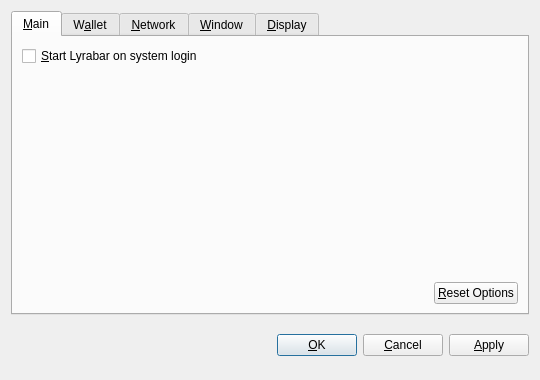
<?xml version="1.0" encoding="UTF-8"?>
<ui version="4.0">
 <class>OptionsDialog</class>
 <widget class="QDialog" name="OptionsDialog">
  <property name="geometry">
   <rect>
    <x>0</x>
    <y>0</y>
    <width>540</width>
    <height>380</height>
   </rect>
  </property>
  <property name="windowTitle">
   <string>Options</string>
  </property>
  <property name="modal">
   <bool>true</bool>
  </property>
  <layout class="QVBoxLayout" name="verticalLayout">
   <item>
    <widget class="QTabWidget" name="tabWidget">
     <property name="tabPosition">
      <enum>QTabWidget::North</enum>
     </property>
     <property name="currentIndex">
      <number>0</number>
     </property>
     <widget class="QWidget" name="tabMain">
      <attribute name="title">
       <string>&amp;Main</string>
      </attribute>
      <layout class="QVBoxLayout" name="verticalLayout_Main">
       <item>
        <widget class="QCheckBox" name="bitcoinAtStartup">
         <property name="toolTip">
          <string>Automatically start Lyrabar after logging in to the system.</string>
         </property>
         <property name="text">
          <string>&amp;Start Lyrabar on system login</string>
         </property>
        </widget>
       </item>
       <item>
        <spacer name="verticalSpacer_Main">
         <property name="orientation">
          <enum>Qt::Vertical</enum>
         </property>
         <property name="sizeHint" stdset="0">
          <size>
           <width>20</width>
           <height>40</height>
          </size>
         </property>
        </spacer>
       </item>
       <item>
        <layout class="QHBoxLayout" name="horizontalLayout_2_Main">
         <item>
          <spacer name="horizontalSpacer_2_Main">
           <property name="orientation">
            <enum>Qt::Horizontal</enum>
           </property>
           <property name="sizeHint" stdset="0">
            <size>
             <width>40</width>
             <height>20</height>
            </size>
           </property>
          </spacer>
         </item>
         <item>
          <widget class="QPushButton" name="resetButton">
           <property name="toolTip">
            <string>Reset all client options to default.</string>
           </property>
           <property name="text">
            <string>&amp;Reset Options</string>
           </property>
           <property name="autoDefault">
            <bool>false</bool>
           </property>
          </widget>
         </item>
        </layout>
       </item>
      </layout>
     </widget>
     <widget class="QWidget" name="tabWallet">
      <attribute name="title">
       <string>W&amp;allet</string>
      </attribute>
      <layout class="QVBoxLayout" name="verticalLayout_Network">
       <item>
        <widget class="QLabel" name="transactionFeeInfoLabel">
         <property name="text">
          <string>Optional transaction fee per kB that helps make sure your transactions are processed quickly. Most transactions are 1 kB.</string>
         </property>
         <property name="textFormat">
          <enum>Qt::PlainText</enum>
         </property>
         <property name="wordWrap">
          <bool>true</bool>
         </property>
        </widget>
       </item>
       <item>
        <layout class="QHBoxLayout" name="horizontalLayout_1_Main">
         <item>
          <widget class="QLabel" name="transactionFeeLabel">
           <property name="text">
            <string>Pay transaction &amp;fee</string>
           </property>
           <property name="textFormat">
            <enum>Qt::PlainText</enum>
           </property>
           <property name="buddy">
            <cstring>transactionFee</cstring>
           </property>
          </widget>
         </item>
         <item>
          <widget class="BitcoinAmountField" name="transactionFee"/>
         </item>
         <item>
          <spacer name="horizontalSpacer_1_Main">
           <property name="orientation">
            <enum>Qt::Horizontal</enum>
           </property>
           <property name="sizeHint" stdset="0">
            <size>
             <width>40</width>
             <height>20</height>
            </size>
           </property>
          </spacer>
         </item>
        </layout>
       </item>
       <item>
        <widget class="QLabel" name="label">
         <property name="text">
          <string>If you disable the spending of unconfirmed change, the change from a transaction cannot be used until that transaction has at least one confirmation. This also affects how your balance is computed.</string>
         </property>
         <property name="wordWrap">
          <bool>true</bool>
         </property>
        </widget>
       </item>
       <item>
        <widget class="QCheckBox" name="spendZeroConfChange">
         <property name="text">
          <string>Spend unconfirmed change  (experts only)</string>
         </property>
        </widget>
       </item>
       <item>
        <spacer name="verticalSpacer">
         <property name="orientation">
          <enum>Qt::Vertical</enum>
         </property>
         <property name="sizeHint" stdset="0">
          <size>
           <width>20</width>
           <height>40</height>
          </size>
         </property>
        </spacer>
       </item>
      </layout>
     </widget>
     <widget class="QWidget" name="tabNetwork">
      <attribute name="title">
       <string>&amp;Network</string>
      </attribute>
      <layout class="QVBoxLayout" name="verticalLayout_Network">
       <item>
        <widget class="QCheckBox" name="mapPortUpnp">
         <property name="toolTip">
          <string>Automatically open the Lyrabar client port on the router. This only works when your router supports UPnP and it is enabled.</string>
         </property>
         <property name="text">
          <string>Map port using &amp;UPnP</string>
         </property>
        </widget>
       </item>
       <item>
        <widget class="QCheckBox" name="connectSocks">
         <property name="toolTip">
          <string>Connect to the Lyrabar network through a SOCKS proxy (e.g. when connecting through Tor).</string>
         </property>
         <property name="text">
          <string>&amp;Connect through SOCKS proxy:</string>
         </property>
        </widget>
       </item>
       <item>
        <layout class="QHBoxLayout" name="horizontalLayout_Network">
         <item>
          <widget class="QLabel" name="proxyIpLabel">
           <property name="text">
            <string>Proxy &amp;IP:</string>
           </property>
           <property name="textFormat">
            <enum>Qt::PlainText</enum>
           </property>
           <property name="buddy">
            <cstring>proxyIp</cstring>
           </property>
          </widget>
         </item>
         <item>
          <widget class="QValidatedLineEdit" name="proxyIp">
           <property name="maximumSize">
            <size>
             <width>140</width>
             <height>16777215</height>
            </size>
           </property>
           <property name="toolTip">
            <string>IP address of the proxy (e.g. 127.0.0.1)</string>
           </property>
          </widget>
         </item>
         <item>
          <widget class="QLabel" name="proxyPortLabel">
           <property name="text">
            <string>&amp;Port:</string>
           </property>
           <property name="textFormat">
            <enum>Qt::PlainText</enum>
           </property>
           <property name="buddy">
            <cstring>proxyPort</cstring>
           </property>
          </widget>
         </item>
         <item>
          <widget class="QLineEdit" name="proxyPort">
           <property name="maximumSize">
            <size>
             <width>55</width>
             <height>16777215</height>
            </size>
           </property>
           <property name="toolTip">
            <string>Port of the proxy (e.g. 9050)</string>
           </property>
          </widget>
         </item>
         <item>
          <widget class="QLabel" name="socksVersionLabel">
           <property name="text">
            <string>SOCKS &amp;Version:</string>
           </property>
           <property name="textFormat">
            <enum>Qt::PlainText</enum>
           </property>
           <property name="buddy">
            <cstring>socksVersion</cstring>
           </property>
          </widget>
         </item>
         <item>
          <widget class="QValueComboBox" name="socksVersion">
           <property name="toolTip">
            <string>SOCKS version of the proxy (e.g. 5)</string>
           </property>
          </widget>
         </item>
         <item>
          <spacer name="horizontalSpacer_Network">
           <property name="orientation">
            <enum>Qt::Horizontal</enum>
           </property>
           <property name="sizeHint" stdset="0">
            <size>
             <width>40</width>
             <height>20</height>
            </size>
           </property>
          </spacer>
         </item>
        </layout>
       </item>
       <item>
        <spacer name="verticalSpacer_Network">
         <property name="orientation">
          <enum>Qt::Vertical</enum>
         </property>
         <property name="sizeHint" stdset="0">
          <size>
           <width>20</width>
           <height>40</height>
          </size>
         </property>
        </spacer>
       </item>
      </layout>
     </widget>
     <widget class="QWidget" name="tabWindow">
      <attribute name="title">
       <string>&amp;Window</string>
      </attribute>
      <layout class="QVBoxLayout" name="verticalLayout_Window">
       <item>
        <widget class="QCheckBox" name="minimizeToTray">
         <property name="toolTip">
          <string>Show only a tray icon after minimizing the window.</string>
         </property>
         <property name="text">
          <string>&amp;Minimize to the tray instead of the taskbar</string>
         </property>
        </widget>
       </item>
       <item>
        <widget class="QCheckBox" name="minimizeOnClose">
         <property name="toolTip">
          <string>Minimize instead of exit the application when the window is closed. When this option is enabled, the application will be closed only after selecting Quit in the menu.</string>
         </property>
         <property name="text">
          <string>M&amp;inimize on close</string>
         </property>
        </widget>
       </item>
       <item>
        <spacer name="verticalSpacer_Window">
         <property name="orientation">
          <enum>Qt::Vertical</enum>
         </property>
         <property name="sizeHint" stdset="0">
          <size>
           <width>20</width>
           <height>40</height>
          </size>
         </property>
        </spacer>
       </item>
      </layout>
     </widget>
     <widget class="QWidget" name="tabDisplay">
      <attribute name="title">
       <string>&amp;Display</string>
      </attribute>
      <layout class="QVBoxLayout" name="verticalLayout_Display">
       <item>
        <layout class="QHBoxLayout" name="horizontalLayout_1_Display">
         <item>
          <widget class="QLabel" name="langLabel">
           <property name="text">
            <string>User Interface &amp;language:</string>
           </property>
           <property name="textFormat">
            <enum>Qt::PlainText</enum>
           </property>
           <property name="buddy">
            <cstring>lang</cstring>
           </property>
          </widget>
         </item>
         <item>
          <widget class="QValueComboBox" name="lang">
           <property name="toolTip">
            <string>The user interface language can be set here. This setting will take effect after restarting Lyrabar.</string>
           </property>
          </widget>
         </item>
        </layout>
       </item>
       <item>
        <layout class="QHBoxLayout" name="horizontalLayout_2_Display">
         <item>
          <widget class="QLabel" name="unitLabel">
           <property name="text">
            <string>&amp;Unit to show amounts in:</string>
           </property>
           <property name="textFormat">
            <enum>Qt::PlainText</enum>
           </property>
           <property name="buddy">
            <cstring>unit</cstring>
           </property>
          </widget>
         </item>
         <item>
          <widget class="QValueComboBox" name="unit">
           <property name="toolTip">
            <string>Choose the default subdivision unit to show in the interface and when sending coins.</string>
           </property>
          </widget>
         </item>
        </layout>
       </item>
       <item>
        <widget class="QCheckBox" name="displayAddresses">
         <property name="toolTip">
          <string>Whether to show Lyrabar addresses in the transaction list or not.</string>
         </property>
         <property name="text">
          <string>&amp;Display addresses in transaction list</string>
         </property>
        </widget>
       </item>
       <item>
        <widget class="QCheckBox" name="coinControlFeatures">
         <property name="toolTip">
          <string>Whether to show coin control features or not.</string>
         </property>
         <property name="text">
          <string>Display coin &amp;control features (experts only!)</string>
         </property>
        </widget>
       </item>
       <item>
        <spacer name="verticalSpacer_Display">
         <property name="orientation">
          <enum>Qt::Vertical</enum>
         </property>
         <property name="sizeHint" stdset="0">
          <size>
           <width>20</width>
           <height>40</height>
          </size>
         </property>
        </spacer>
       </item>
      </layout>
     </widget>
    </widget>
   </item>
   <item>
    <layout class="QHBoxLayout" name="horizontalLayout_Buttons">
     <item>
      <spacer name="horizontalSpacer_1">
       <property name="orientation">
        <enum>Qt::Horizontal</enum>
       </property>
       <property name="sizeHint" stdset="0">
        <size>
         <width>40</width>
         <height>48</height>
        </size>
       </property>
      </spacer>
     </item>
     <item>
      <widget class="QLabel" name="statusLabel">
       <property name="font">
        <font>
         <weight>75</weight>
         <bold>true</bold>
        </font>
       </property>
       <property name="text">
        <string/>
       </property>
       <property name="textFormat">
        <enum>Qt::PlainText</enum>
       </property>
       <property name="wordWrap">
        <bool>true</bool>
       </property>
      </widget>
     </item>
     <item>
      <spacer name="horizontalSpacer_2">
       <property name="orientation">
        <enum>Qt::Horizontal</enum>
       </property>
       <property name="sizeHint" stdset="0">
        <size>
         <width>40</width>
         <height>48</height>
        </size>
       </property>
      </spacer>
     </item>
     <item>
      <widget class="QPushButton" name="okButton">
       <property name="text">
        <string>&amp;OK</string>
       </property>
      </widget>
     </item>
     <item>
      <widget class="QPushButton" name="cancelButton">
       <property name="text">
        <string>&amp;Cancel</string>
       </property>
       <property name="autoDefault">
        <bool>false</bool>
       </property>
      </widget>
     </item>
     <item>
      <widget class="QPushButton" name="applyButton">
       <property name="text">
        <string>&amp;Apply</string>
       </property>
       <property name="autoDefault">
        <bool>false</bool>
       </property>
      </widget>
     </item>
    </layout>
   </item>
  </layout>
 </widget>
 <customwidgets>
  <customwidget>
   <class>BitcoinAmountField</class>
   <extends>QSpinBox</extends>
   <header>bitcoinamountfield.h</header>
  </customwidget>
  <customwidget>
   <class>QValueComboBox</class>
   <extends>QComboBox</extends>
   <header>qvaluecombobox.h</header>
  </customwidget>
  <customwidget>
   <class>QValidatedLineEdit</class>
   <extends>QLineEdit</extends>
   <header>qvalidatedlineedit.h</header>
  </customwidget>
 </customwidgets>
 <resources/>
 <connections/>
</ui>
